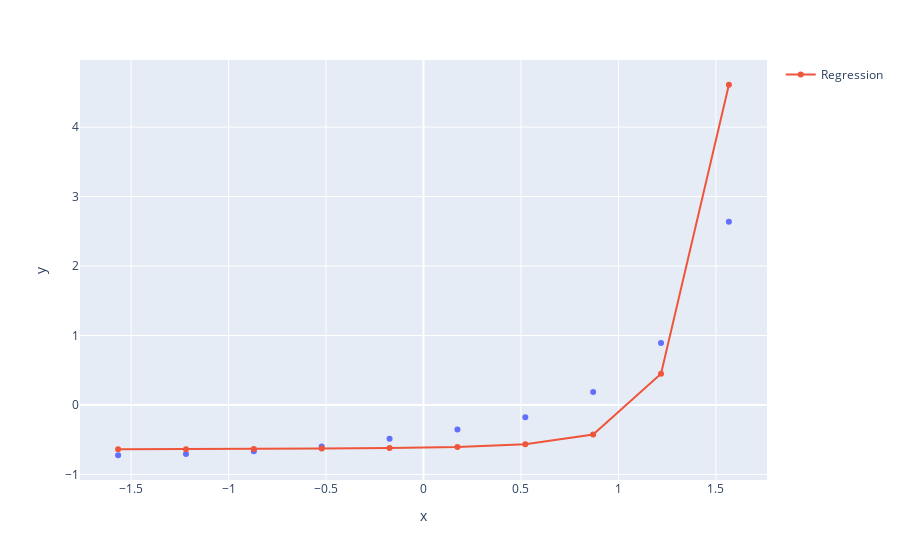

Write notebook code for a chart like this one.
### Code cell
grath = px.scatter(x = x_health_scaled.ravel(), y = y_health_scaled.ravel())
grath.add_scatter(x = x_health_scaled.ravel(), y = regr_ann_health.predict(y_health_scaled.reshape(-1,1)), name = 'Regression')
grath.show()

### Figure 1 — Plotly figure (JSON) as saved in the notebook; plotly's stock layout.template omitted (floating-point values rounded to 4 significant figures)
{"data": [{"hovertemplate": "x=%{x}<br>y=%{y}<extra></extra>", "legendgroup": "", "marker": {"color": "#636efa", "symbol": "circle"}, "mode": "markers", "name": "", "orientation": "v", "showlegend": false, "type": "scatter", "x": [-1.567, -1.219, -0.8704, -0.5222, -0.1741, 0.1741, 0.5222, 0.8704, 1.219, 1.567], "xaxis": "x", "y": [-0.724, -0.7066, -0.6682, -0.5984, -0.4867, -0.3542, -0.1762, 0.1867, 0.8915, 2.636], "yaxis": "y"}, {"name": "Regression", "type": "scatter", "x": [-1.567, -1.219, -0.8704, -0.5222, -0.1741, 0.1741, 0.5222, 0.8704, 1.219, 1.567], "y": [-0.6391, -0.6374, -0.6339, -0.6277, -0.618, -0.6053, -0.5663, -0.4247, 0.4499, 4.61]}], "layout": {"legend": {"tracegroupgap": 0}, "margin": {"t": 60}, "xaxis": {"anchor": "y", "domain": [0, 1], "title": {"text": "x"}}, "yaxis": {"anchor": "x", "domain": [0, 1], "title": {"text": "y"}}}}
